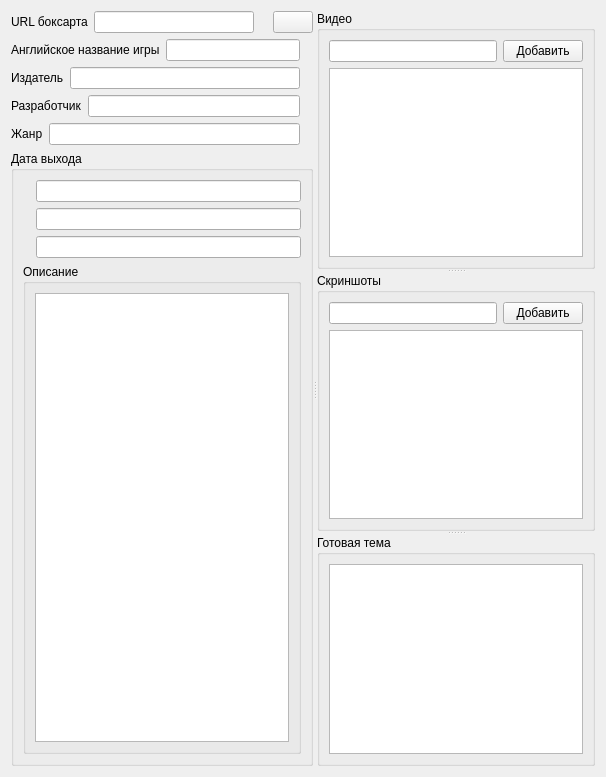
      <widget class="QWidget" name="tab_2">
       <attribute name="icon">
        <iconset>
         <normaloff>:/ps3.png</normaloff>:/ps3.png</iconset>
       </attribute>
       <attribute name="title">
        <string>PS3</string>
       </attribute>
       <layout class="QVBoxLayout" name="verticalLayout_15">
        <item>
         <widget class="QSplitter" name="splitter_6">
          <property name="orientation">
           <enum>Qt::Horizontal</enum>
          </property>
          <widget class="QWidget" name="layoutWidget">
           <layout class="QVBoxLayout" name="verticalLayout_9">
            <item>
             <layout class="QHBoxLayout" name="horizontalLayout_16">
              <item>
               <widget class="QLabel" name="label123_2">
                <property name="maximumSize">
                 <size>
                  <width>16777215</width>
                  <height>20</height>
                 </size>
                </property>
                <property name="text">
                 <string>URL боксарта</string>
                </property>
               </widget>
              </item>
              <item>
               <widget class="QLineEdit" name="boxArtPs3">
                <property name="toolTip">
                 <string>URL боксарта</string>
                </property>
                <property name="whatsThis">
                 <string/>
                </property>
                <property name="text">
                 <string/>
                </property>
               </widget>
              </item>
              <item>
               <widget class="QLabel" name="isNoyNullLb07">
                <property name="text">
                 <string/>
                </property>
                <property name="pixmap">
                 <pixmap resource="../rsc/rate.qrc">:/cancel.png</pixmap>
                </property>
               </widget>
              </item>
              <item>
               <widget class="QPushButton" name="psn">
                <property name="toolTip">
                 <string>PSN</string>
                </property>
                <property name="whatsThis">
                 <string>PSN</string>
                </property>
                <property name="text">
                 <string/>
                </property>
                <property name="icon">
                 <iconset resource="../rsc/rate.qrc">
                  <normaloff>:/inetPs3.png</normaloff>:/inetPs3.png</iconset>
                </property>
                <property name="iconSize">
                 <size>
                  <width>30</width>
                  <height>30</height>
                 </size>
                </property>
                <property name="checkable">
                 <bool>true</bool>
                </property>
                <property name="checked">
                 <bool>false</bool>
                </property>
               </widget>
              </item>
             </layout>
            </item>
            <item>
             <layout class="QHBoxLayout" name="horizontalLayout_46">
              <item>
               <widget class="QLabel" name="label_9">
                <property name="text">
                 <string>Английское название игры</string>
                </property>
               </widget>
              </item>
              <item>
               <widget class="QLineEdit" name="nameGamePs3">
                <property name="toolTip">
                 <string>Английское название игры</string>
                </property>
                <property name="text">
                 <string/>
                </property>
               </widget>
              </item>
              <item>
               <widget class="QLabel" name="isNoyNullLb08">
                <property name="text">
                 <string/>
                </property>
                <property name="pixmap">
                 <pixmap resource="../rsc/rate.qrc">:/cancel.png</pixmap>
                </property>
               </widget>
              </item>
             </layout>
            </item>
            <item>
             <layout class="QHBoxLayout" name="horizontalLayout_47">
              <item>
               <widget class="QLabel" name="label_7">
                <property name="text">
                 <string>Издатель</string>
                </property>
               </widget>
              </item>
              <item>
               <widget class="QLineEdit" name="publisherPs3">
                <property name="toolTip">
                 <string>Издатель</string>
                </property>
                <property name="text">
                 <string/>
                </property>
               </widget>
              </item>
              <item>
               <widget class="QLabel" name="isNoyNullLb09">
                <property name="text">
                 <string/>
                </property>
                <property name="pixmap">
                 <pixmap resource="../rsc/rate.qrc">:/cancel.png</pixmap>
                </property>
               </widget>
              </item>
             </layout>
            </item>
            <item>
             <layout class="QHBoxLayout" name="horizontalLayout_48">
              <item>
               <widget class="QLabel" name="label_6">
                <property name="text">
                 <string>Разработчик</string>
                </property>
               </widget>
              </item>
              <item>
               <widget class="QLineEdit" name="DevPs3">
                <property name="toolTip">
                 <string>Разработчик</string>
                </property>
                <property name="text">
                 <string/>
                </property>
               </widget>
              </item>
              <item>
               <widget class="QLabel" name="isNoyNullLb10">
                <property name="text">
                 <string/>
                </property>
                <property name="pixmap">
                 <pixmap resource="../rsc/rate.qrc">:/cancel.png</pixmap>
                </property>
               </widget>
              </item>
             </layout>
            </item>
            <item>
             <layout class="QHBoxLayout" name="horizontalLayout_49">
              <item>
               <widget class="QLabel" name="label_8">
                <property name="text">
                 <string>Жанр</string>
                </property>
               </widget>
              </item>
              <item>
               <widget class="QLineEdit" name="genrePs3">
                <property name="toolTip">
                 <string>Жанр</string>
                </property>
                <property name="text">
                 <string/>
                </property>
               </widget>
              </item>
              <item>
               <widget class="QLabel" name="isNoyNullLb11">
                <property name="text">
                 <string/>
                </property>
                <property name="pixmap">
                 <pixmap resource="../rsc/rate.qrc">:/cancel.png</pixmap>
                </property>
               </widget>
              </item>
             </layout>
            </item>
            <item>
             <widget class="QGroupBox" name="DateBoxPs3">
              <property name="title">
               <string>Дата выхода</string>
              </property>
              <layout class="QVBoxLayout" name="verticalLayout_10">
               <item>
                <layout class="QHBoxLayout" name="horizontalLayout_9">
                 <item>
                  <widget class="QLabel" name="JP_Ps3">
                   <property name="text">
                    <string/>
                   </property>
                   <property name="pixmap">
                    <pixmap resource="../rsc/rate.qrc">:/jp.png</pixmap>
                   </property>
                  </widget>
                 </item>
                 <item>
                  <widget class="QLineEdit" name="jpLnPs3">
                   <property name="enabled">
                    <bool>true</bool>
                   </property>
                  </widget>
                 </item>
                </layout>
               </item>
               <item>
                <layout class="QHBoxLayout" name="horizontalLayout_10">
                 <item>
                  <widget class="QLabel" name="USA_Ps3">
                   <property name="cursor">
                    <cursorShape>ArrowCursor</cursorShape>
                   </property>
                   <property name="text">
                    <string/>
                   </property>
                   <property name="pixmap">
                    <pixmap resource="../rsc/rate.qrc">:/usa.png</pixmap>
                   </property>
                  </widget>
                 </item>
                 <item>
                  <widget class="QLineEdit" name="usaLnPs3">
                   <property name="enabled">
                    <bool>true</bool>
                   </property>
                  </widget>
                 </item>
                </layout>
               </item>
               <item>
                <layout class="QHBoxLayout" name="horizontalLayout_11">
                 <item>
                  <widget class="QLabel" name="EU_Ps3">
                   <property name="text">
                    <string/>
                   </property>
                   <property name="pixmap">
                    <pixmap resource="../rsc/rate.qrc">:/eu.png</pixmap>
                   </property>
                  </widget>
                 </item>
                 <item>
                  <widget class="QLineEdit" name="euLnPs3">
                   <property name="enabled">
                    <bool>true</bool>
                   </property>
                  </widget>
                 </item>
                </layout>
               </item>
               <item>
                <widget class="QGroupBox" name="descrBoxPs3">
                 <property name="title">
                  <string>Описание</string>
                 </property>
                 <layout class="QHBoxLayout" name="horizontalLayout_12">
                  <item>
                   <widget class="QTextEdit" name="descrPs3"/>
                  </item>
                 </layout>
                </widget>
               </item>
              </layout>
             </widget>
            </item>
           </layout>
          </widget>
          <widget class="QSplitter" name="splitter_2">
           <property name="orientation">
            <enum>Qt::Vertical</enum>
           </property>
           <widget class="QGroupBox" name="videoBoxPs3">
            <property name="title">
             <string>Видео</string>
            </property>
            <layout class="QVBoxLayout" name="verticalLayout_13">
             <item>
              <layout class="QVBoxLayout" name="verticalLayout_14">
               <item>
                <layout class="QHBoxLayout" name="horizontalLayout_13">
                 <item>
                  <widget class="QLineEdit" name="addVideoLnPs3">
                   <property name="toolTip">
                    <string>URL видео</string>
                   </property>
                   <property name="text">
                    <string/>
                   </property>
                  </widget>
                 </item>
                 <item>
                  <widget class="QPushButton" name="addVideoPS3">
                   <property name="toolTip">
                    <string>Добавить ссылку</string>
                   </property>
                   <property name="statusTip">
                    <string/>
                   </property>
                   <property name="whatsThis">
                    <string/>
                   </property>
                   <property name="text">
                    <string>Добавить</string>
                   </property>
                  </widget>
                 </item>
                </layout>
               </item>
              </layout>
             </item>
             <item>
              <widget class="QTableWidget" name="videoPs3">
               <property name="editTriggers">
                <set>QAbstractItemView::AnyKeyPressed|QAbstractItemView::EditKeyPressed</set>
               </property>
               <property name="selectionMode">
                <enum>QAbstractItemView::SingleSelection</enum>
               </property>
               <property name="columnCount">
                <number>1</number>
               </property>
               <attribute name="horizontalHeaderVisible">
                <bool>false</bool>
               </attribute>
               <attribute name="horizontalHeaderMinimumSectionSize">
                <number>20</number>
               </attribute>
               <attribute name="horizontalHeaderShowSortIndicator" stdset="0">
                <bool>false</bool>
               </attribute>
               <attribute name="horizontalHeaderStretchLastSection">
                <bool>true</bool>
               </attribute>
               <attribute name="verticalHeaderVisible">
                <bool>false</bool>
               </attribute>
               <attribute name="verticalHeaderDefaultSectionSize">
                <number>20</number>
               </attribute>
               <attribute name="verticalHeaderHighlightSections">
                <bool>true</bool>
               </attribute>
               <column/>
              </widget>
             </item>
            </layout>
           </widget>
           <widget class="QGroupBox" name="ImgBoxPs3">
            <property name="title">
             <string>Скриншоты </string>
            </property>
            <layout class="QVBoxLayout" name="verticalLayout_11">
             <item>
              <layout class="QHBoxLayout" name="horizontalLayout_14">
               <item>
                <widget class="QLineEdit" name="addImgLnPs3">
                 <property name="cursor">
                  <cursorShape>ArrowCursor</cursorShape>
                 </property>
                 <property name="toolTip">
                  <string>URL скриншота</string>
                 </property>
                 <property name="text">
                  <string/>
                 </property>
                </widget>
               </item>
               <item>
                <widget class="QPushButton" name="addImgPs3">
                 <property name="text">
                  <string>Добавить</string>
                 </property>
                </widget>
               </item>
              </layout>
             </item>
             <item>
              <widget class="QTableWidget" name="imgPs3">
               <property name="editTriggers">
                <set>QAbstractItemView::AnyKeyPressed|QAbstractItemView::EditKeyPressed</set>
               </property>
               <property name="selectionMode">
                <enum>QAbstractItemView::SingleSelection</enum>
               </property>
               <property name="columnCount">
                <number>1</number>
               </property>
               <attribute name="horizontalHeaderVisible">
                <bool>false</bool>
               </attribute>
               <attribute name="horizontalHeaderMinimumSectionSize">
                <number>20</number>
               </attribute>
               <attribute name="horizontalHeaderStretchLastSection">
                <bool>true</bool>
               </attribute>
               <attribute name="verticalHeaderVisible">
                <bool>false</bool>
               </attribute>
               <attribute name="verticalHeaderDefaultSectionSize">
                <number>20</number>
               </attribute>
               <column/>
              </widget>
             </item>
            </layout>
           </widget>
           <widget class="QGroupBox" name="OkResultBoxPs3">
            <property name="minimumSize">
             <size>
              <width>0</width>
              <height>0</height>
             </size>
            </property>
            <property name="title">
             <string>Готовая тема</string>
            </property>
            <layout class="QVBoxLayout" name="verticalLayout_12">
             <item>
              <widget class="QTextEdit" name="resultPs3">
               <property name="horizontalScrollBarPolicy">
                <enum>Qt::ScrollBarAsNeeded</enum>
               </property>
               <property name="undoRedoEnabled">
                <bool>false</bool>
               </property>
               <property name="acceptRichText">
                <bool>false</bool>
               </property>
              </widget>
             </item>
            </layout>
           </widget>
          </widget>
         </widget>
        </item>
       </layout>
      </widget>
